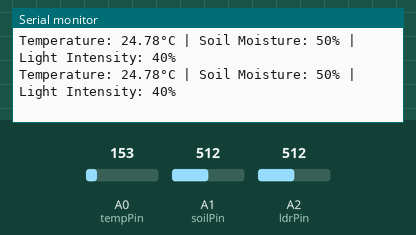
A sketch run on a simulated Arduino Uno, built with avr-gcc and run on an emulated ATmega328P. Parts: the last lines printed to the serial monitor. The inputs (shaded band) are chosen by the test bench; at power-on: A0 (tempPin) = 153, A1 (soilPin) = 512, A2 (ldrPin) = 512.

Above: at 1.8 s.
1.9 s: A0 (tempPin) set to 165
At 2.7 s:
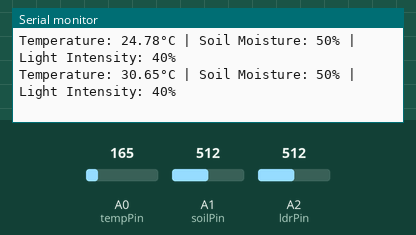
3.4 s: A1 (soilPin) set to 716
At 4.4 s:
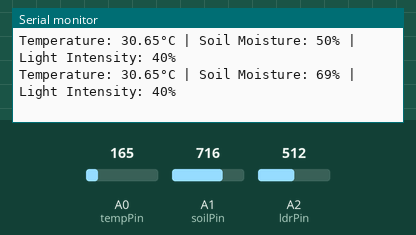
4.9 s: A2 (ldrPin) set to 716
At 5.8 s:
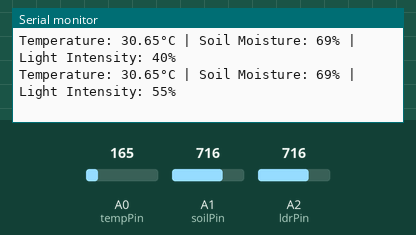
6.4 s: A0 (tempPin) set to 175
At 7.7 s:
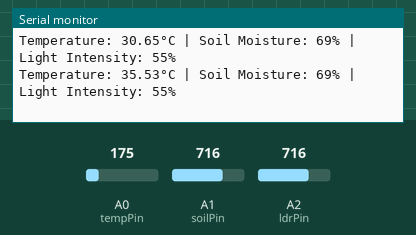
7.9 s: A1 (soilPin) set to 900
At 8.8 s:
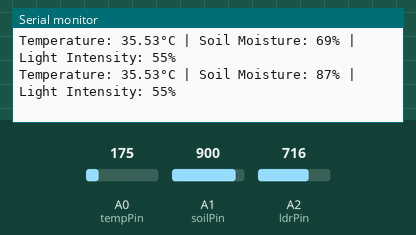
9.4 s: A2 (ldrPin) set to 900
At 10.8 s:
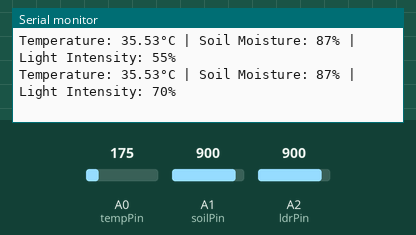
Timing chart, 0 to 11.9 s (numbered marks = the images above; inputs shaded):
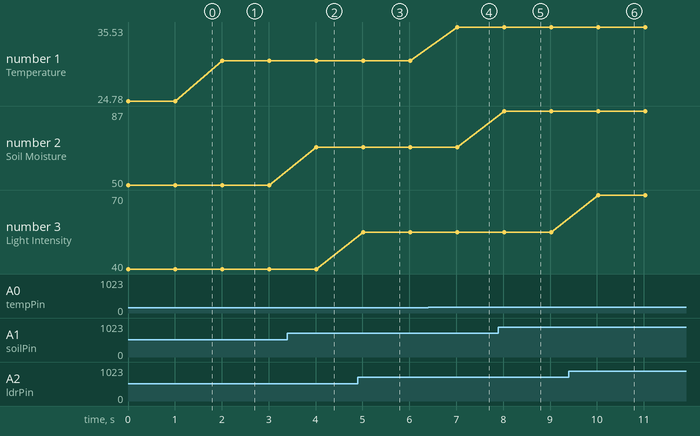

Measured:
- after the input at 1.9 s, the serial monitor: prints a new line after 0.11 s (image 1)
- after the input at 3.4 s, the serial monitor: prints a new line after 0.61 s (image 2)
- after the input at 4.9 s, the serial monitor: prints a new line after 0.11 s (image 3)
- after the input at 6.4 s, the serial monitor: prints a new line after 0.62 s (image 4)
- after the input at 7.9 s, the serial monitor: prints a new line after 0.12 s (image 5)
- after the input at 9.4 s, the serial monitor: prints a new line after 0.63 s (image 6)
- plotted number 1: 24.78 → 30.65 after the input at 1.9 s, 30.65 → 35.53 after the input at 6.4 s
- plotted number 2: 50 → 69 after the input at 3.4 s, 69 → 87 after the input at 7.9 s

The sketch:

Project_1_Environment_Study_.ino
```cpp
int tempPin= A0;
int soilPin= A1;   //Initialising pin number for variables
int ldrPin= A2;

void setup() {
  pinMode(tempPin, INPUT);
  pinMode(soilPin, INPUT);
  pinMode(ldrPin, INPUT);
  Serial.begin(9600);
}

void loop() {
  int tempValue= analogRead(tempPin);
  float voltage= tempValue * (5.0 / 1023.0); //Converts the arduino value to voltage

  float temp= (voltage - 0.5) * 100.0;

  int soilVal= analogRead(soilPin);
  int soilMoisture= map(soilVal, 0, 1023, 0, 100); // mapping moisture level to percentage

  int ldrValue= analogRead(ldrPin);
  int lightIntensity= map(ldrValue, 0, 1023, 0, 80); // Mapping light intensity to percentage


  Serial.print("Temperature: ");
  Serial.print(temp);
  Serial.print("°C | Soil Moisture: ");
  Serial.print(soilMoisture);
  Serial.print("% | Light Intensity: ");
  Serial.print(lightIntensity);
  Serial.println("%");

  delay(1000);
}
```
